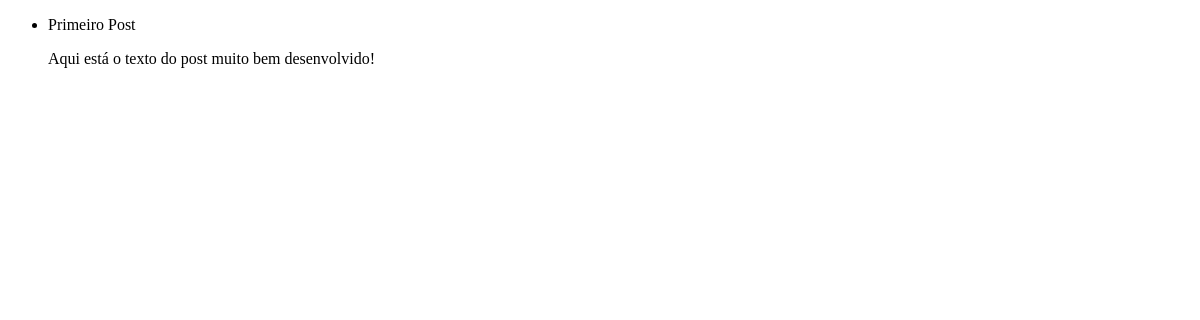
Page /blog/ on the earlier database version.
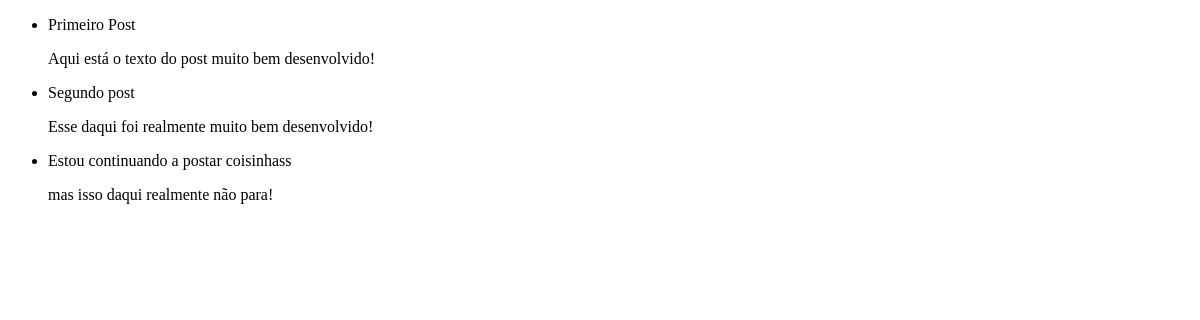
Same page on the later database version.
### blog/models.py (models this page shows, shortened)
class Post(models.Model):
    header = models.CharField(max_length=50)
    text = models.CharField(max_length=200)

### blog/views.py (the view)
# urls.py: path('', views.index, name="index")
def index(request):
    context = {'lista_de_posts': Post.objects.all()}
    return render(request, 'blog/index.html', context=context)

### blog/templates/blog/index.html (shortened to what this page needs)
<!DOCTYPE html>
<html lang="pt-br">
<head>
</head>
<body>
    <ul>
    {% for post in lista_de_posts %}
        <li>{{ post.header }} <p>{{ post.text }}</p></li>
    {% endfor %}
    </ul>
</body>
</html>

Differences in the rows shown:
added Post: header "Segundo post", text "Esse daqui foi realmente muito bem desenvolvido!"
added Post: header "Estou continuando a postar coisinhass", text "mas isso daqui realmente não para!"
